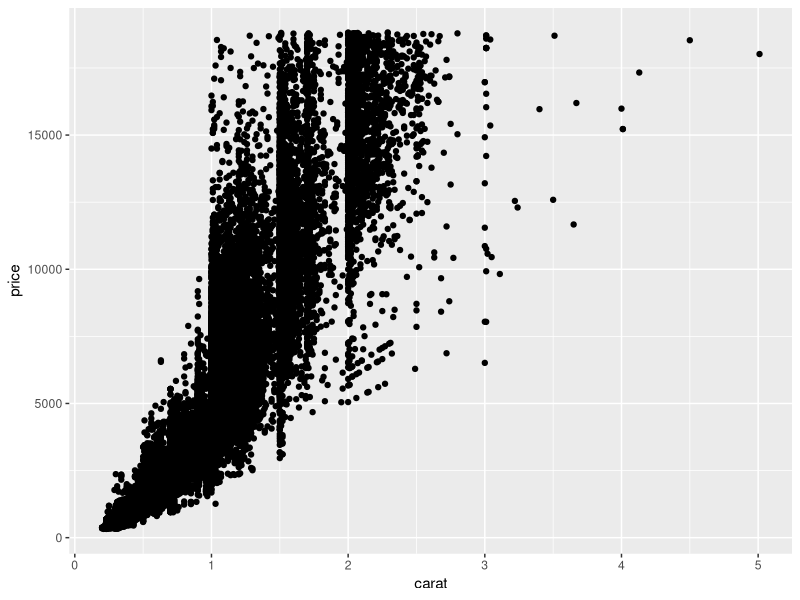
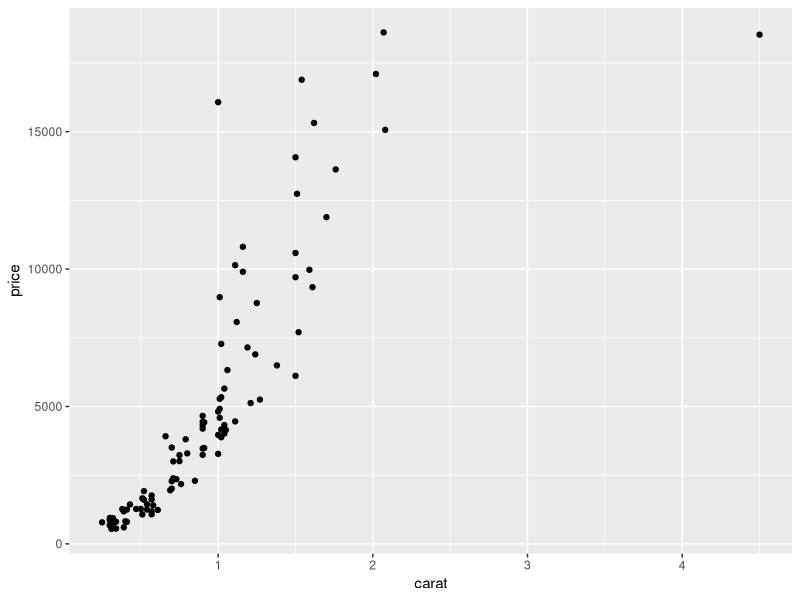

Source code (R) for these figures, in order: (Note: this script raises an error after producing the figures.)
## ---- chunk 1
library(ggplot2)
head(diamonds)
## ---- chunk 2
set.seed(1410) # make the sample repoducible
dsmall<-diamonds[sample(nrow(diamonds),100),]
head(dsmall)
## ---- chunk 3
#a simple plot of all the diamonds
qplot(carat,price,data=diamonds)
# another plot of the selection
qplot(carat,price,data=dsmall)
## ---- chunk 4
p <- ggplot(diamonds, aes(carat,price,colour=cut))
## ---- chunk 5
p<-p+layer(geom="point")
p
## ---- chunk 6
# data
head(msleep)
# without layer:
qplot(sleep_rem/sleep_total, awake,data=msleep)
#and with a layer:
qplot(sleep_rem/sleep_total, awake,data=msleep) + geom_smooth()
## ---- chunk 7
# the same with layer:
p<-ggplot(msleep,aes(sleep_rem/sleep_total,awake)) + geom_point() + geom_smooth()
p
# the summary function:
summary(p)
## ---- chunk 8
library(scales) # to make transparency
# this is how you what the curve fit look like:
bestfit <- geom_smooth(method="lm",se=F,colour=alpha("steelblue",0.5),size=2)
#and the data you use:
qplot(sleep_rem,sleep_total,data=msleep)+bestfit
# another dataset:
qplot(bodywt,brainwt,data=msleep,log="xy") + bestfit
## ---- chunk 9
df<-data.frame(x_norm=rnorm(2000),y_norm=rnorm(2000))
library(ggplot2)
norm <- ggplot(df, aes(x=x_norm,y=y_norm))
norm+geom_point()
norm+geom_point(shape=1)
norm+geom_point(shape=".")
### Transparency
library(scales)
norm+geom_point(colour=alpha("black",1/3))
norm+geom_point(colour=alpha("black",1/10))
## ---- chunk 10
library(ggplot2)
# data economics are already in the package
head(economics)
unemp<-qplot(date,unemploy,data=economics, geom="line")
unemp
# adding legent on qplot
unemp<-qplot(date,unemploy,data=economics, geom="line",
             xlab="",ylab="No. unemployed(1000s)")
unemp
## ---- chunk 11
# data presidential  are already in the package
presid <- presidential[-(1:3),]
presid
# range: return vector with minimum and maximum
yrng <- range(economics$unemploy)
yrng
xrng<-range(economics$date)
xrng
unemp+geom_vline(aes(xintercept=as.numeric(start)),data=presid)

## ---- chunk 12
unemp + 
  geom_rect(aes(NULL, NULL, 
                xmin = start, xmax = end, 
                fill = party), 
            alpha = 0.2, 
            ymin = yrng[1], ymax = yrng[2], 
            data = presid) + 
  scale_fill_manual(values = c("Republican"="red", 
                               "Democratic"="blue"))
## ---- chunk 13
last_plot() + 
  geom_text(aes(x = start, y = yrng[1], label = name), 
            data = presid, size = 3, hjust = 0, vjust = 0)
